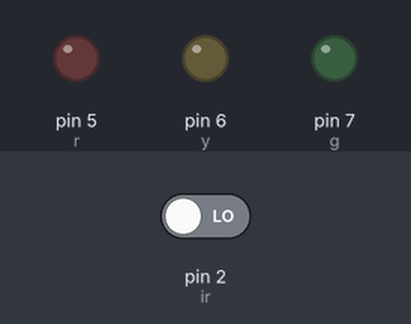
Simulated run of this sketch. Board: Arduino Uno, built with avr-gcc and run on an emulated ATmega328P. On the bench: output pins drawn as LEDs (lit = HIGH). The test bench sets the inputs (shaded band); at power-on: pin 2 (ir) LOW. What the sketch prints to the serial monitor is not drawn.

Above: at 1.2 s.
1.3 s: pin 2 (ir) driven HIGH
At 2.5 s:
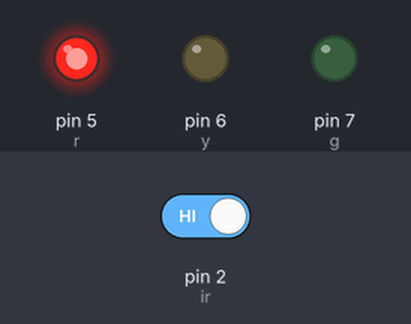
Timing chart, 0 to 4.3 s (numbered marks = the images above; inputs shaded):
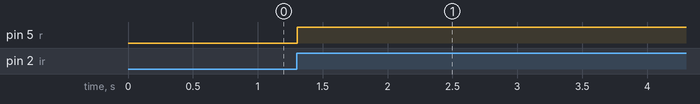

Measured:
- after the input at 1.3 s, pin 5 (r): LOW → HIGH at once

The sketch:

ir_sensor.ino
```cpp
//hold button logic

//inisialisasi infrared
int ir = 2;

//inisialisasi led
int r = 5;
int y = 6;
int g = 7;

//button ir 1 led 1
int laststate = 0;
int newstate = 0;
int ledstate = 0;

//button logic 2 led 2
int laststate2 = 0;
int newstate2 = 0;
int ledstate2 = 0;

//button logic 3 led 3
int laststate3 = 0;
int newstate3 = 0;
int ledstate3 = 0;

void setup() {
  // serial setup
  Serial.begin(9600);

  //led as output
  pinMode(r, OUTPUT);
  pinMode(y, OUTPUT);
  pinMode(g, OUTPUT);

  //button as input
  pinMode(ir, INPUT);

}

void loop() {
  // pembacaan button
newstate = digitalRead(ir);

Serial.println(newstate);

//button 1 untuk led 1
  if(laststate == 0 && newstate == 1){
    if(ledstate == 1){
       digitalWrite(r, LOW);
       ledstate = 0;
    } else{
        digitalWrite(r, HIGH);
        ledstate = 1;
    }
  }
  laststate = newstate;


/*
//button2 untuk led 2
  if(laststate2 == 0 && newstate2 == 1){
    if(ledstate2 == 1){
       digitalWrite(y, HIGH);
       ledstate2 = 0;
    } else{
        digitalWrite(y, LOW);
        ledstate2 = 1;
    }
  }
  laststate2 = newstate2;

//button 3 untuk led 3
  if(laststate3 == 0 && newstate3 == 1){
    if(ledstate3 == 1){
       digitalWrite(g, HIGH);
       ledstate3 = 0;
    } else{
        digitalWrite(g, LOW);
        ledstate3 = 1;
    }
  }
  laststate3 = newstate3;
*/
}
```
